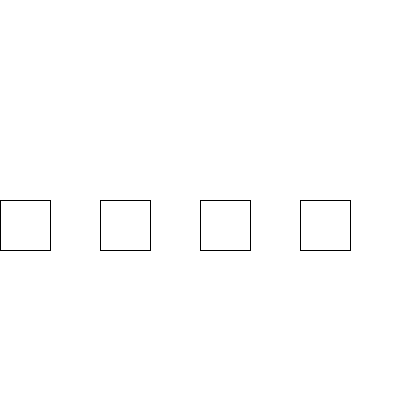
Frame 1 (no input)
Frame 2 (the mouse pressed at the canvas centre, redrawn once): identical to frame 1, image omitted

The Processing sketch that drew this single still picture (run headless with seeded random() and noise(); the mouse was pressed at the canvas centre and the sketch redrawn once):

// Processing sketch: forRect
// ── forRect.pde
int tamRect, step;

void setup()
{
  size(400, 400);
  background(255);
  tamRect = 50;
  step = 100;
  noLoop();
}

void draw()
{
  for (int i = 0; i < width; i = i + step)
  {
    rect(i, height/2, tamRect, tamRect);
  }
}
